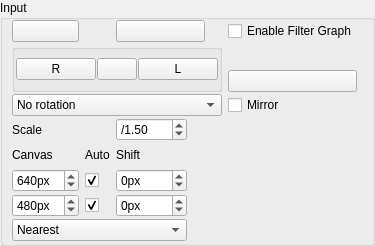
<?xml version="1.0" encoding="UTF-8"?>
<ui version="4.0">
 <class>BaseParametersControlWidget</class>
 <widget class="QWidget" name="BaseParametersControlWidget">
  <property name="geometry">
   <rect>
    <x>0</x>
    <y>0</y>
    <width>360</width>
    <height>246</height>
   </rect>
  </property>
  <property name="sizePolicy">
   <sizepolicy hsizetype="Minimum" vsizetype="Preferred">
    <horstretch>0</horstretch>
    <verstretch>0</verstretch>
   </sizepolicy>
  </property>
  <property name="windowTitle">
   <string>Base Parameters</string>
  </property>
  <layout class="QGridLayout" name="gridLayout_2">
   <property name="margin">
    <number>0</number>
   </property>
   <item row="0" column="0">
    <widget class="QGroupBox" name="flowInputBox">
     <property name="sizePolicy">
      <sizepolicy hsizetype="Preferred" vsizetype="Preferred">
       <horstretch>0</horstretch>
       <verstretch>0</verstretch>
      </sizepolicy>
     </property>
     <property name="title">
      <string>Input</string>
     </property>
     <layout class="QGridLayout" name="gridLayout">
      <property name="topMargin">
       <number>0</number>
      </property>
      <property name="bottomMargin">
       <number>2</number>
      </property>
      <property name="verticalSpacing">
       <number>2</number>
      </property>
      <item row="6" column="0" colspan="2">
       <widget class="QLabel" name="label">
        <property name="text">
         <string>Scale</string>
        </property>
       </widget>
      </item>
      <item row="6" column="8">
       <spacer name="horizontalSpacer_4">
        <property name="orientation">
         <enum>Qt::Horizontal</enum>
        </property>
        <property name="sizeHint" stdset="0">
         <size>
          <width>0</width>
          <height>20</height>
         </size>
        </property>
       </spacer>
      </item>
      <item row="4" column="5" colspan="2">
       <widget class="QCheckBox" name="mirrorCheckBox">
        <property name="text">
         <string>Mirror</string>
        </property>
       </widget>
      </item>
      <item row="4" column="0" colspan="5">
       <widget class="QComboBox" name="rotationComboBox">
        <item>
         <property name="text">
          <string>No rotation</string>
         </property>
        </item>
        <item>
         <property name="text">
          <string>90deg rotation</string>
         </property>
         <property name="icon">
          <iconset resource="../../../../resources/main.qrc">
           <normaloff>:/new/prefix1/transform_rotate_90.png</normaloff>:/new/prefix1/transform_rotate_90.png</iconset>
         </property>
        </item>
        <item>
         <property name="text">
          <string>180deg rotation</string>
         </property>
         <property name="icon">
          <iconset resource="../../../../resources/main.qrc">
           <normaloff>:/new/prefix1/transform_rotate_180.png</normaloff>:/new/prefix1/transform_rotate_180.png</iconset>
         </property>
        </item>
        <item>
         <property name="text">
          <string>270deg rotation</string>
         </property>
         <property name="icon">
          <iconset resource="../../../../resources/main.qrc">
           <normaloff>:/new/prefix1/transform_rotate_270.png</normaloff>:/new/prefix1/transform_rotate_270.png</iconset>
         </property>
        </item>
       </widget>
      </item>
      <item row="12" column="0" colspan="3">
       <widget class="QComboBox" name="interpolationTypeComboBox">
        <item>
         <property name="text">
          <string>Nearest</string>
         </property>
        </item>
        <item>
         <property name="text">
          <string>Bilinear</string>
         </property>
        </item>
        <item>
         <property name="text">
          <string>Bilinear Fixed8</string>
         </property>
        </item>
        <item>
         <property name="text">
          <string>Hardware</string>
         </property>
        </item>
       </widget>
      </item>
      <item row="7" column="0">
       <widget class="QLabel" name="label_3">
        <property name="text">
         <string>Canvas</string>
        </property>
       </widget>
      </item>
      <item row="9" column="0">
       <widget class="QSpinBox" name="hSpinBox">
        <property name="toolTip">
         <string>height</string>
        </property>
        <property name="suffix">
         <string>px</string>
        </property>
        <property name="minimum">
         <number>0</number>
        </property>
        <property name="maximum">
         <number>2024</number>
        </property>
        <property name="value">
         <number>640</number>
        </property>
       </widget>
      </item>
      <item row="10" column="0">
       <widget class="QSpinBox" name="wSpinBox">
        <property name="toolTip">
         <string>width</string>
        </property>
        <property name="suffix">
         <string>px</string>
        </property>
        <property name="minimum">
         <number>0</number>
        </property>
        <property name="maximum">
         <number>4048</number>
        </property>
        <property name="value">
         <number>480</number>
        </property>
       </widget>
      </item>
      <item row="9" column="1">
       <widget class="QCheckBox" name="autoHCheckBox">
        <property name="text">
         <string/>
        </property>
        <property name="checked">
         <bool>true</bool>
        </property>
       </widget>
      </item>
      <item row="6" column="2">
       <widget class="QDoubleSpinBox" name="downsampleSpinBox">
        <property name="prefix">
         <string>/</string>
        </property>
        <property name="minimum">
         <double>0.500000000000000</double>
        </property>
        <property name="maximum">
         <double>16.000000000000000</double>
        </property>
        <property name="singleStep">
         <double>0.100000000000000</double>
        </property>
        <property name="value">
         <double>1.500000000000000</double>
        </property>
       </widget>
      </item>
      <item row="10" column="1">
       <widget class="QCheckBox" name="autoWCheckBox">
        <property name="text">
         <string/>
        </property>
        <property name="checked">
         <bool>true</bool>
        </property>
       </widget>
      </item>
      <item row="7" column="1">
       <widget class="QLabel" name="label_4">
        <property name="text">
         <string>Auto</string>
        </property>
       </widget>
      </item>
      <item row="7" column="2">
       <widget class="QLabel" name="label_2">
        <property name="text">
         <string>Shift</string>
        </property>
       </widget>
      </item>
      <item row="3" column="5">
       <widget class="QPushButton" name="loadButton">
        <property name="toolTip">
         <string>Load Transform</string>
        </property>
        <property name="text">
         <string/>
        </property>
        <property name="icon">
         <iconset resource="../../../../resources/main.qrc">
          <normaloff>:/new/prefix1/remove.png</normaloff>:/new/prefix1/remove.png</iconset>
        </property>
        <property name="iconSize">
         <size>
          <width>24</width>
          <height>24</height>
         </size>
        </property>
       </widget>
      </item>
      <item row="9" column="2">
       <widget class="QSpinBox" name="ySpinBox">
        <property name="toolTip">
         <string>y</string>
        </property>
        <property name="suffix">
         <string>px</string>
        </property>
        <property name="minimum">
         <number>-2048</number>
        </property>
        <property name="maximum">
         <number>2048</number>
        </property>
       </widget>
      </item>
      <item row="10" column="2">
       <widget class="QSpinBox" name="xSpinBox">
        <property name="toolTip">
         <string>x</string>
        </property>
        <property name="suffix">
         <string>px</string>
        </property>
        <property name="minimum">
         <number>-1024</number>
        </property>
        <property name="maximum">
         <number>1024</number>
        </property>
       </widget>
      </item>
      <item row="2" column="0" rowspan="2" colspan="5">
       <widget class="QGroupBox" name="groupBox">
        <property name="title">
         <string/>
        </property>
        <layout class="QGridLayout" name="gridLayout_3">
         <property name="margin">
          <number>1</number>
         </property>
         <property name="spacing">
          <number>1</number>
         </property>
         <item row="0" column="0">
          <widget class="QPushButton" name="filter2Button">
           <property name="text">
            <string>R</string>
           </property>
           <property name="icon">
            <iconset resource="../../../../resources/main.qrc">
             <normaloff>:/new/prefix1/filter.png</normaloff>:/new/prefix1/filter.png</iconset>
           </property>
           <property name="iconSize">
            <size>
             <width>24</width>
             <height>24</height>
            </size>
           </property>
          </widget>
         </item>
         <item row="0" column="1">
          <widget class="QPushButton" name="filterLockButton">
           <property name="text">
            <string/>
           </property>
           <property name="icon">
            <iconset resource="../../../../resources/main.qrc">
             <normaloff>:/new/prefix1/unlock.png</normaloff>
             <normalon>:/new/prefix1/lock.png</normalon>:/new/prefix1/unlock.png</iconset>
           </property>
           <property name="iconSize">
            <size>
             <width>24</width>
             <height>24</height>
            </size>
           </property>
           <property name="checkable">
            <bool>true</bool>
           </property>
          </widget>
         </item>
         <item row="0" column="2">
          <widget class="QPushButton" name="filterButton">
           <property name="text">
            <string>L</string>
           </property>
           <property name="icon">
            <iconset resource="../../../../resources/main.qrc">
             <normaloff>:/new/prefix1/filter.png</normaloff>:/new/prefix1/filter.png</iconset>
           </property>
           <property name="iconSize">
            <size>
             <width>24</width>
             <height>24</height>
            </size>
           </property>
          </widget>
         </item>
        </layout>
       </widget>
      </item>
      <item row="0" column="0">
       <widget class="QPushButton" name="swapCamerasButton">
        <property name="toolTip">
         <string>Swap Camera Inputs. Exchange Left and Right</string>
        </property>
        <property name="text">
         <string/>
        </property>
        <property name="icon">
         <iconset resource="../../../../resources/main.qrc">
          <normaloff>:/new/prefix1/exchange.png</normaloff>:/new/prefix1/exchange.png</iconset>
        </property>
        <property name="iconSize">
         <size>
          <width>24</width>
          <height>24</height>
         </size>
        </property>
        <property name="checkable">
         <bool>true</bool>
        </property>
        <property name="checked">
         <bool>false</bool>
        </property>
       </widget>
      </item>
      <item row="0" column="2" colspan="2">
       <widget class="QPushButton" name="filterGraphButton">
        <property name="text">
         <string/>
        </property>
        <property name="icon">
         <iconset resource="../../../../resources/main.qrc">
          <normaloff>:/new/prefix1/brick_add.png</normaloff>:/new/prefix1/brick_add.png</iconset>
        </property>
        <property name="iconSize">
         <size>
          <width>24</width>
          <height>24</height>
         </size>
        </property>
       </widget>
      </item>
      <item row="0" column="5">
       <widget class="QCheckBox" name="enableFilterGraphCheckBox">
        <property name="text">
         <string>Enable Filter Graph</string>
        </property>
       </widget>
      </item>
     </layout>
    </widget>
   </item>
  </layout>
 </widget>
 <resources>
  <include location="../../../../resources/main.qrc"/>
  <include location="../../../../resources/main.qrc"/>
  <include location="../../../../resources/main.qrc"/>
  <include location="../../../../resources/main.qrc"/>
  <include location="../../../../resources/main.qrc"/>
  <include location="../../../../resources/main.qrc"/>
  <include location="../../../../resources/main.qrc"/>
  <include location="../../../../resources/main.qrc"/>
  <include location="../../../../resources/main.qrc"/>
  <include location="../../../../resources/main.qrc"/>
  <include location="../../../../resources/main.qrc"/>
 </resources>
 <connections>
  <connection>
   <sender>downsampleSpinBox</sender>
   <signal>valueChanged(double)</signal>
   <receiver>BaseParametersControlWidget</receiver>
   <slot>changeParameters()</slot>
   <hints>
    <hint type="sourcelabel">
     <x>108</x>
     <y>108</y>
    </hint>
    <hint type="destinationlabel">
     <x>20</x>
     <y>20</y>
    </hint>
   </hints>
  </connection>
  <connection>
   <sender>hSpinBox</sender>
   <signal>valueChanged(int)</signal>
   <receiver>BaseParametersControlWidget</receiver>
   <slot>changeParameters()</slot>
   <hints>
    <hint type="sourcelabel">
     <x>240</x>
     <y>108</y>
    </hint>
    <hint type="destinationlabel">
     <x>20</x>
     <y>20</y>
    </hint>
   </hints>
  </connection>
  <connection>
   <sender>wSpinBox</sender>
   <signal>valueChanged(int)</signal>
   <receiver>BaseParametersControlWidget</receiver>
   <slot>changeParameters()</slot>
   <hints>
    <hint type="sourcelabel">
     <x>304</x>
     <y>108</y>
    </hint>
    <hint type="destinationlabel">
     <x>20</x>
     <y>20</y>
    </hint>
   </hints>
  </connection>
  <connection>
   <sender>xSpinBox</sender>
   <signal>valueChanged(int)</signal>
   <receiver>BaseParametersControlWidget</receiver>
   <slot>changeParameters()</slot>
   <hints>
    <hint type="sourcelabel">
     <x>108</x>
     <y>132</y>
    </hint>
    <hint type="destinationlabel">
     <x>20</x>
     <y>20</y>
    </hint>
   </hints>
  </connection>
  <connection>
   <sender>ySpinBox</sender>
   <signal>valueChanged(int)</signal>
   <receiver>BaseParametersControlWidget</receiver>
   <slot>changeParameters()</slot>
   <hints>
    <hint type="sourcelabel">
     <x>176</x>
     <y>132</y>
    </hint>
    <hint type="destinationlabel">
     <x>20</x>
     <y>20</y>
    </hint>
   </hints>
  </connection>
  <connection>
   <sender>interpolationTypeComboBox</sender>
   <signal>currentIndexChanged(int)</signal>
   <receiver>BaseParametersControlWidget</receiver>
   <slot>changeParameters()</slot>
   <hints>
    <hint type="sourcelabel">
     <x>304</x>
     <y>133</y>
    </hint>
    <hint type="destinationlabel">
     <x>427</x>
     <y>110</y>
    </hint>
   </hints>
  </connection>
  <connection>
   <sender>mirrorCheckBox</sender>
   <signal>toggled(bool)</signal>
   <receiver>BaseParametersControlWidget</receiver>
   <slot>changeParameters()</slot>
   <hints>
    <hint type="sourcelabel">
     <x>304</x>
     <y>82</y>
    </hint>
    <hint type="destinationlabel">
     <x>394</x>
     <y>74</y>
    </hint>
   </hints>
  </connection>
  <connection>
   <sender>rotationComboBox</sender>
   <signal>currentIndexChanged(int)</signal>
   <receiver>BaseParametersControlWidget</receiver>
   <slot>changeParameters()</slot>
   <hints>
    <hint type="sourcelabel">
     <x>156</x>
     <y>84</y>
    </hint>
    <hint type="destinationlabel">
     <x>0</x>
     <y>77</y>
    </hint>
   </hints>
  </connection>
  <connection>
   <sender>enableFilterGraphCheckBox</sender>
   <signal>toggled(bool)</signal>
   <receiver>BaseParametersControlWidget</receiver>
   <slot>changeParameters()</slot>
   <hints>
    <hint type="sourcelabel">
     <x>266</x>
     <y>41</y>
    </hint>
    <hint type="destinationlabel">
     <x>179</x>
     <y>122</y>
    </hint>
   </hints>
  </connection>
 </connections>
 <slots>
  <slot>changeParameters()</slot>
 </slots>
</ui>
